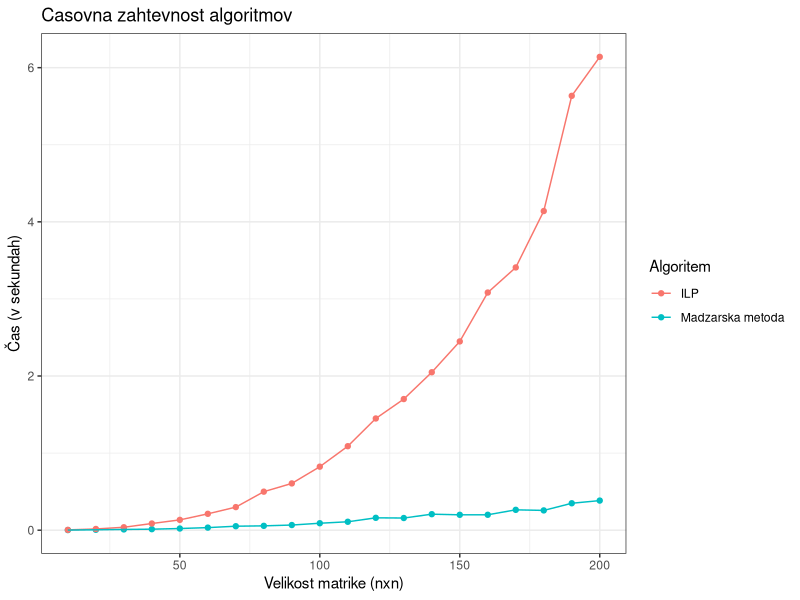

Write the R code that produced this figure.
require(dplyr)
require(ggplot2)
require(ggthemes)

casMM <- c(0.00131033287048,0.0051107673645,0.00961992263794,0.0129133987427,
           0.0215418434143,0.0332087230682,0.0514039993286,0.056156206131,
           0.0666558265686,0.0900566101074,0.109055233002,0.160238027573,
           0.157670164108,0.207566022873,0.199271011353,0.199807167053,
           0.263862609863,0.256449985504,0.349158620834,0.383899593353)

casILP <- c(0.00403886413574,0.0157022380829,0.0378730297089,0.08642578125,
            0.133634376526,0.212146186829,0.299379587173,0.499653577805,
            0.606580591202,0.823849582672,1.08954839706,1.44898543358,
            1.70096039772,2.04873380661,2.44853239059,3.08280739784,
            3.40836420059,4.14003000259,5.63451480865,6.13996081352)

velikost <-seq(10,200,10)
podatki <- data_frame(n = rep(velikost,2), cas = c(casMM,casILP), 
                      Algoritem = c(rep("Madzarska metoda",20), rep("ILP",20)))

grafMM <- ggplot(podatki, aes(x=n, y=cas, colour=Algoritem)) +
  geom_point() + geom_line() + 
  xlab("Velikost matrike (nxn)")+
  ylab("Čas (v sekundah)") + 
  ggtitle("Casovna zahtevnost algoritmov")+
  theme(plot.title = element_text(hjust = 0.5))+
  theme_bw()

grafMM
